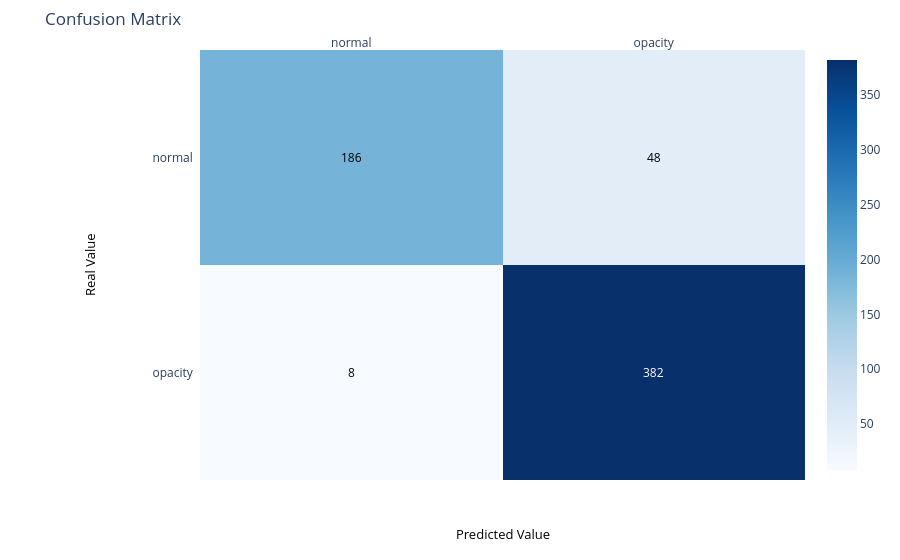

The code cell stored with this chart in its notebook:
### Code cell
cm_plot(cm, labels)

### Figure 1 — Plotly figure (JSON) as saved in the notebook; plotly's stock layout.template omitted (floating-point values rounded to 4 significant figures)
{"data": [{"colorscale": [[0, "rgb(247,251,255)"], [0.125, "rgb(222,235,247)"], [0.25, "rgb(198,219,239)"], [0.375, "rgb(158,202,225)"], [0.5, "rgb(107,174,214)"], [0.625, "rgb(66,146,198)"], [0.75, "rgb(33,113,181)"], [0.875, "rgb(8,81,156)"], [1, "rgb(8,48,107)"]], "reversescale": false, "showscale": true, "type": "heatmap", "x": ["normal", "opacity"], "y": ["normal", "opacity"], "z": [[186, 48], [8, 382]]}], "layout": {"annotations": [{"font": {"color": "#000000"}, "showarrow": false, "text": "186", "x": "normal", "xref": "x", "y": "normal", "yref": "y"}, {"font": {"color": "#000000"}, "showarrow": false, "text": "48", "x": "opacity", "xref": "x", "y": "normal", "yref": "y"}, {"font": {"color": "#000000"}, "showarrow": false, "text": "8", "x": "normal", "xref": "x", "y": "opacity", "yref": "y"}, {"font": {"color": "#FFFFFF"}, "showarrow": false, "text": "382", "x": "opacity", "xref": "x", "y": "opacity", "yref": "y"}, {"font": {"color": "black", "size": 13}, "showarrow": false, "text": "Predicted Value", "x": 0.5, "xref": "paper", "y": -0.15, "yref": "paper"}, {"font": {"color": "black", "size": 13}, "showarrow": false, "text": "Real Value", "textangle": -90, "x": -0.2, "xref": "paper", "y": 0.5, "yref": "paper"}], "margin": {"l": 200, "t": 50}, "title": {"text": "Confusion Matrix"}, "xaxis": {"dtick": 1, "gridcolor": "rgb(0, 0, 0)", "side": "top", "ticks": ""}, "yaxis": {"autorange": "reversed", "dtick": 1, "ticks": "", "ticksuffix": "  "}}}
